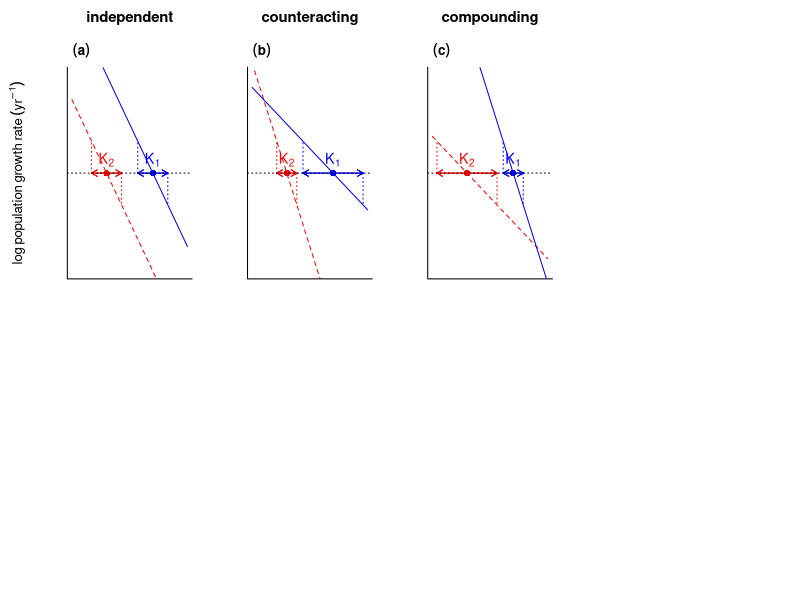

Recreate this plot in R. (Note: this script raises an error after producing the figure.)
### PACKAGES

library(reshape2)

#################
### FUNCTIONS ###
#################

mymatplot <- function(m,...) matplot(m,type="l",col=cseq,lty=lseq,...)

rcalc <- function(z,lN,b0,b1,b2,b3,b4){
	b0 + b1*z + b2*z^2 + b3*lN + b4*z*lN
	}

popsim <- function(zmat,lN0,nt,b0,b1,b2,b3,b4,warmup){
	nz <- ncol(zmat)
	lNt <- matrix(NA,nr=nt,nc=nz)
	lNt[1,] <- lN0 
	for(t in 2:nt){
		lNt[t,] <- lNt[t-1,] + rcalc(z=zmat[t,],lN=lNt[t-1,],b0=b0,b1=b1,b2=b2,b3=b3,b4=b4)
		}
	keep <- (warmup+1):nt
	return(lNt[keep,])
	}
	# Gompertz
	# zmat: rows=t, cols=zmu
	# no noise (eps term)
	# assumes zsd is fixed

Kcalc <- function(z,pars){
  with(pars, - (b0+b1*z+b2*z^2) / (b3+b4*z) )
  }
  # slope scales rate of change in K:  (b3+b4*z)

rplot <- function(zmu,pars,xmin=myxmin,xmax=myxmax,sarr,yval,nx=10^4,...){
  nz <- length(zmu)
  np <- nrow(pars)
  xseq <- seq(xmin,xmax,length.out=nx)
  rarr <- array(NA,dim=c(nx,nz,np))
  karr <- array(NA,dim=c(1,nz,np))
  for(i in 1:np){
    for(j in 1:nz){
      rarr[,j,i] <- with(pars[i,], rcalc(z=zmu[j],xseq,b0,b1,b2,b3,b4))
      karr[1,j,i] <- Kcalc(zmu[j],pars[i,])
      }
    }
  
  rmat <- acast(melt(rarr,varnames=c("x","p","z")), x ~ z + p)
  kmat <- acast(melt(karr,varnames=c("x","p","z")), x ~ z + p)
  
  mymatplot(xseq,rmat,xlab="",ylab="",...)
  
  points(kmat,rep(0,length(kmat)),pch=c(16,16),col=cseq,cex=1.3)
  text(x=kmat,
    y=rep(0,length(kmat)),
    labels=c(expression(K[2]),expression(K[1])),
    col=cseq,
    cex=1.3,
    pos=3
    )
  
  xbot <- xseq[apply(rmat,2,function(x) which(abs(x-yval)==min(abs(x-yval))))]
  xtop <- xseq[apply(rmat,2,function(x) which(abs(x+yval)==min(abs(x+yval))))]
  
  arrows(x0=xbot,
    x1=xtop,
    y0=rep(0,4),
    code=3,
    col=cseq,
    length=sarr
    )
  arrows(x0=c(xbot,xtop),
    x1=c(xbot,xtop),
    y0=rep(0,4),
    y1=rep(c(yval,-yval),each=2),
    length=0,
    col=rep(cseq,2),
    lty=3
    )
  abline(h=0,col="black",lty=3)
  
  }

### SIMULATE DYNAMICS

xsim <- function(zmat,pars,nt=nt,lN0=7,warmup=100,outmat=T,matchedpars=F){
	
	nz <- ncol(zmat)
	np <- nrow(pars)
	
	if(matchedpars==F){
		xarr <- array(NA,dim=c(nt-warmup,nz,np))
		for(i in 1:np){
			xarr[,,i] <- with(pars[i,], 
				popsim(zmat=zmat,lN0=lN0,nt=nt,b0,b1,b2,b3,b4,warmup=warmup)
				)
			}
			# zmu (but not pars) handled simultaneously
		if(outmat==T){
			xmat <- acast(melt(xarr,varnames=c("x","p","z")), x ~ z + p)
			return(xmat)
			}
		else{
			return(xarr)
			}
		}

	if(matchedpars==T){
		if(nz!=np) warning("clim and par dims differ")
		xarr <- array(NA,dim=c(nt-warmup,nz)) # nz=np
		for(i in 1:np){
			xarr[,i] <- with(pars[i,], 
				popsim(zmat=cbind(zmat[,i]),lN0=lN0,nt=nt,b0,b1,b2,b3,b4,warmup=warmup)
				)
			}
		return(xarr)
		}
	}

# TIME SERIES
# matplot(xmat,type="l")

# LN(N) DENSITY DISTRIBUTIONS

# dplot(xmat1,K1,harr=harr,sarr=sarr,bw=bw,ylim=densylim)

dplot <- function(xmat,K,xmin=myxmin,xmax=myxmax,harr,sarr,ndens=2^9,bw,...){
  xplot <- seq(xmin,xmax,length.out=ndens)
  xdens <- apply(xmat,2,function(x){
    density(x,from=xmin,to=xmax,n=ndens,bw=bw)$y
    })
  y1 <- xdens[xplot<=K,]
  y2 <- xdens[xplot>K,]
  yposf <- function(y) which(abs(y-harr)==min(abs(y-harr))[1])
  y1pos <- apply(y1,2,yposf)
  y2pos <- apply(y2,2,yposf)
  x1 <- c(xplot[xplot<K][y1pos[1]]+parr,xplot[xplot>K][y2pos[1]]-parr)
  x2 <- c(xplot[xplot<K][y1pos[2]]+parr,xplot[xplot>K][y2pos[2]]-parr)
  mymatplot(xplot,xdens,xlab="",ylab="",...)
  arrows(x0=x1[1],x1=x1[2],y0=harr,length=sarr[1],code=3,col=cseq[1])
  arrows(x0=x2[1],x1=x2[2],y0=harr,length=sarr[2],code=3,col=cseq[2])
  text(x=mean(x1),y=harr,labels=expression(sigma[1]),pos=3,col=cseq[1])
  text(x=mean(x2),y=harr,labels=expression(sigma[2]),pos=3,col=cseq[2])
  }

mycex <- 0.85

lettlab <- function(i){
	mtext(bquote(bold((.(letters[i])))),side=3,line=0.5,xpd=T,adj=0.05,cex=1*mymult)
	}

addxlab <- function(xname){
	mtext(xname,side=1,line=3,las=1,xpd=T,cex=mycex)
	}

addtitlab <- function(titname){
	mtext(titname,side=3,line=3,las=1,xpd=T,cex=0.9)
	}

addylab <- function(yname){
	mtext(yname,side=2,line=3,las=3,xpd=T,cex=mycex)
	}

###################
### PLOT GRAPHS ###
###################

# b0 = intercept
# b1 = linear climate 	
# b2 = squared climate 	
# b3 = density 
# b4 = climate*density

### PARAMS 

set.seed(5)

zmu <- c(1,2)
zsd <- c(0.25,0.25)
zdem <- zmu # demonstrated relationships
nz <- length(zmu)
nt <- 10^4
zsim <- matrix(NA,nr=nt,nc=nz)
zsim[] <- rnorm(nt*nz,rep(zmu,each=nt),sd=zsd)
# zsim[] <- filter(rnorm(nt*nz,rep(zmu,each=nt),sd=zsd), filter=rep(1,3), circular=TRUE)

myxmin <- 0.5 # 0
myxmax <- 5.5 # 7

cseq <- c("red","blue")
lseq <- 2:1

pars1 <- data.frame(b0=0,b1=1,b2=0,b3=-1/2,b4=0)
pars2 <- data.frame(b0=2,b1=-1/2,b2=0,b3=-5/4,b4=1/2)
pars3 <- data.frame(b0=-2,b1=2.5,b2=0,b3=1/4,b4=-1/2)
  # DD WAS -1; interaction WAS -0.5

K1 <- Kcalc(z=zmu,pars=pars1)
K2 <- Kcalc(z=zmu,pars=pars2)
K3 <- Kcalc(z=zmu,pars=pars3)

### SIMS

xmat1 <- xsim(zsim,pars1,nt=nt)
xmat2 <- xsim(zsim,pars2,nt=nt)
xmat3 <- xsim(zsim,pars3,nt=nt)

### PLOTS

# Run butterfly density code first!

# setwd("C:/Users/Callum/Dropbox/NIOO/Grants/Marie Curie")
# setwd("D:/Users/calluml/Dropbox/NIOO/Grants/Humboldt")

lineylim <- c(-1,1)
densylim <- c(0,0.75)

tiff(filename=paste0("mariecurie_theory_illustration_nodensity_",format(Sys.Date(),"%d%b%Y"),".tiff"),
  width=9.5, height=5.25, units="in", res=600)

yval <- 0.325
sarr <- c(0.065,0.065)
mycex <- 0.8
mymult <- 0.8

par(mfrow=c(2,4),mar=c(2,2,1,2)+0.1,oma=c(3,3,4,3),
  bty="l",xaxt="n",yaxt="n"
	)
rplot(zdem,pars1,ylim=lineylim,sarr=sarr,yval=yval)
lettlab(1)
addylab(expression(log~population~growth~rate~(yr^-1)))
addtitlab(expression(bold(independent)))
rplot(zdem,pars2,ylim=lineylim,sarr=sarr,yval=yval)
lettlab(2)
addtitlab(expression(bold(counteracting)))
rplot(zdem,pars3,ylim=lineylim,sarr=sarr,yval=yval)
lettlab(3)
addtitlab(expression(bold(compounding)))

par(mfg=c(2,1),xaxt="s",yaxt="s")

gatdat <- splotbyclim(spl[[13]],names(spl)[13],climname="temp4",incldat=T,thomas=F,ndens=ndens,
  axlabs=F)
lettlab(4)

addylab(expression(log~population~growth~rate~(yr^-1)))
addxlab(expression(log~population~density~(m^-2)))

tortdat <- splotbyclim(spl[[45]],names(spl)[45],climname="temp1",incldat=T,thomas=F,ndens=ndens,
  axlabs=F)
lettlab(5)

addxlab(expression(log~population~density~(m^-2)))

paintdat <- splotbyclim(spl[[29]],names(spl)[29],climname="temp2",incldat=T,thomas=F,ndens=ndens,
  axlabs=F)
lettlab(6)

addxlab(expression(log~population~density~(m^-2)))

par(mar=c(0,0,0,0),mfg=c(1,4))
plot(1,1,type="n",xlab="",ylab="n",xaxt="n",yaxt="n",bty="n",ann=F)
legend("left",pch=c(16,21),col=c("blue","red"),
  legend=c("cold","warm"),
  title="Temperature",bty="n",cex=1.25)

dev.off()

##################################################################

zfake <- seq(1,2,length.out=100)

Vcalc <- function(z,pars){
  with(pars, b3+b4*z)
  }

Ks1 <- Kcalc(z=zfake,pars=pars1)
Ks2 <- Kcalc(z=zfake,pars=pars2)
Ks3 <- Kcalc(z=zfake,pars=pars3)

Vs1 <- Vcalc(z=zfake,pars=pars1)
Vs2 <- Vcalc(z=zfake,pars=pars2)
Vs3 <- Vcalc(z=zfake,pars=pars3)

plot(abs(Vs1)~Ks1,type="b")
plot(abs(Vs2)~Ks2,type="b")
plot(abs(Vs3)~Ks3,type="b")

#####################
### SUMMARY STATS ###
#####################

apply(xmat,2,mean)
apply(xmat,2,sd)
	# order: clim, pars

apply(rmat,2,function(x) xseq[which(abs(x)==min(abs(x)))])

####################
### SPATIAL SIMS ###
####################

# simulate sites with different mean climates
# simulate different responses among those same sites
# increase the climates in all sites by a degree
# see if spatial patterns predicted temporal ones

nt_k <- 1100
nk <- 100

eps_k <- rnorm(nk,0,1)
zmain_k_1 <- rnorm(nt_k,mean=1,sd=1)
zmain_k_2 <- rnorm(nt_k,mean=2,sd=1)
zsim_k_1 <- outer(zmain_k_1,eps_k,"+")
zsim_k_2 <- outer(zmain_k_2,eps_k,"+")

# pars_k <- data.frame(b0=1,b1=1,b2=0,b3=-1,b4=rnorm(nk,-0.05,0.05))
pars_k <- data.frame(b0=0,b1=1+rnorm(nk,0,1),b2=0,b3=-1,b4=0)
pars_k <- data.frame(b0=0,b1=3+eps_k,b2=0,b3=-1,b4=0)
pars_k <- data.frame(b0=0,b1=1,b2=0,b3=-1,b4=eps_k/50-0.1)

xmat_k_1 <- xsim(zsim_k_1,pars=pars_k,nt=nt_k,outmat=F,matchedpars=T)
xmat_k_bar_1 <- apply(xmat_k_1,2,mean)
xmat_k_2 <- xsim(zsim_k_2,pars=pars_k,nt=nt_k,outmat=F,matchedpars=T)
xmat_k_bar_2 <- apply(xmat_k_2,2,mean)

plot(c(eps_k,eps_k+1),c(xmat_k_bar_1,xmat_k_bar_2),pch="+",col=rep(c("blue","red"),each=nk))
plot(eps_k,xmat_k_bar_2-xmat_k_bar_1,pch="+",col=rep(c("blue","red"),each=nk))

